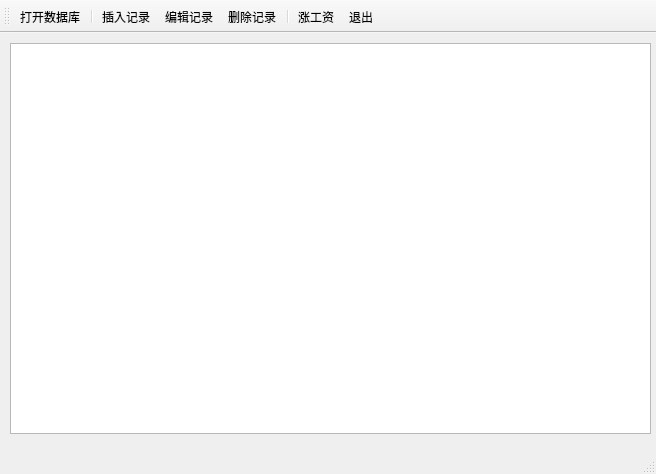
<?xml version="1.0" encoding="UTF-8"?>
<ui version="4.0">
 <class>MainWindow</class>
 <widget class="QMainWindow" name="MainWindow">
  <property name="geometry">
   <rect>
    <x>0</x>
    <y>0</y>
    <width>656</width>
    <height>474</height>
   </rect>
  </property>
  <property name="windowTitle">
   <string>MainWindow</string>
  </property>
  <widget class="QWidget" name="centralWidget">
   <widget class="QTableView" name="tableView">
    <property name="geometry">
     <rect>
      <x>10</x>
      <y>10</y>
      <width>641</width>
      <height>391</height>
     </rect>
    </property>
   </widget>
  </widget>
  <widget class="QMenuBar" name="menuBar">
   <property name="geometry">
    <rect>
     <x>0</x>
     <y>0</y>
     <width>656</width>
     <height>22</height>
    </rect>
   </property>
  </widget>
  <widget class="QToolBar" name="mainToolBar">
   <attribute name="toolBarArea">
    <enum>TopToolBarArea</enum>
   </attribute>
   <attribute name="toolBarBreak">
    <bool>false</bool>
   </attribute>
   <addaction name="actOpenDB"/>
   <addaction name="separator"/>
   <addaction name="actInsertRec"/>
   <addaction name="actEditRec"/>
   <addaction name="actDeleteRec"/>
   <addaction name="separator"/>
   <addaction name="actScan"/>
   <addaction name="actQuit"/>
  </widget>
  <widget class="QStatusBar" name="statusBar"/>
  <action name="actOpenDB">
   <property name="text">
    <string>打开数据库</string>
   </property>
   <property name="toolTip">
    <string>打开数据库</string>
   </property>
  </action>
  <action name="actInsertRec">
   <property name="text">
    <string>插入记录</string>
   </property>
   <property name="toolTip">
    <string>插入记录</string>
   </property>
  </action>
  <action name="actEditRec">
   <property name="text">
    <string>编辑记录</string>
   </property>
   <property name="toolTip">
    <string>编辑记录</string>
   </property>
  </action>
  <action name="actDeleteRec">
   <property name="text">
    <string>删除记录</string>
   </property>
  </action>
  <action name="actScan">
   <property name="text">
    <string>涨工资</string>
   </property>
   <property name="toolTip">
    <string>涨工资</string>
   </property>
  </action>
  <action name="actQuit">
   <property name="text">
    <string>退出</string>
   </property>
   <property name="toolTip">
    <string>退出</string>
   </property>
  </action>
 </widget>
 <layoutdefault spacing="6" margin="11"/>
 <resources/>
 <connections>
  <connection>
   <sender>actQuit</sender>
   <signal>triggered()</signal>
   <receiver>MainWindow</receiver>
   <slot>close()</slot>
   <hints>
    <hint type="sourcelabel">
     <x>-1</x>
     <y>-1</y>
    </hint>
    <hint type="destinationlabel">
     <x>327</x>
     <y>236</y>
    </hint>
   </hints>
  </connection>
 </connections>
</ui>
